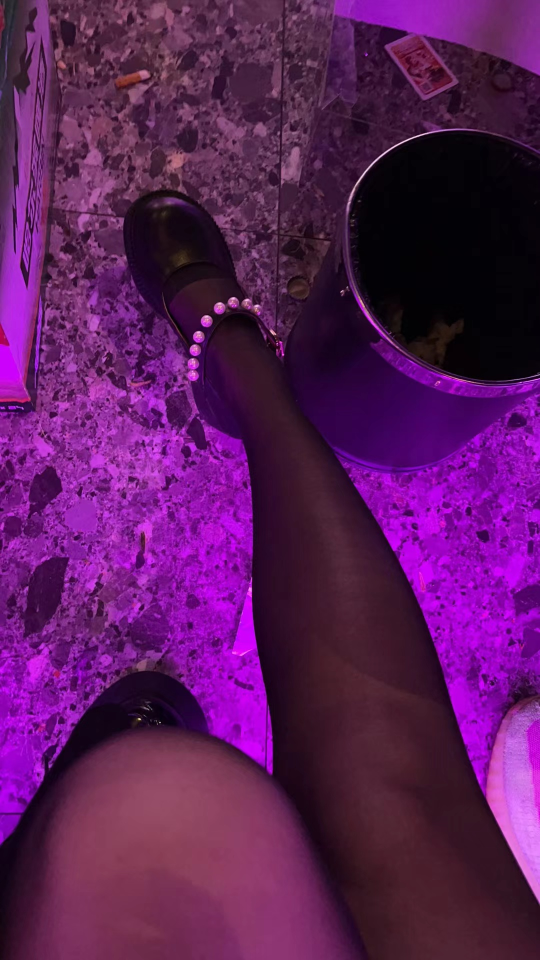
#> input picture 机器学习 - 副本/24.opencv/opencv图像处理/pantyhose.jpg, 1080 x 1920 px, found by its file name (shown at 1/2 size)
$ python '角点和关键点.py'   (older library calls are emulated)
#> lines starting #> are read from the running program, lines starting #| are printed output that depends on the picture; after the words box and inside, x2 and y2 are one past the last pixel; in counts of white or black regions, pixels touching at a corner belong together
#特征提取 找角点 关键点
import numpy as np
import matplotlib.pyplot as plt
import cv2 as cv
img = cv.imread('E:\c++\pantyhose.jpg')
#> img is the input picture: shape (1920, 1080, 3); mean B, G, R 90.5, 27.1, 91.3
'''harris'''
gray = cv.cvtColor(img, cv.COLOR_BGR2GRAY)#转黑白图像
gray = np.float32(gray)#harris只支持float32
dst = cv.cornerHarris(gray, 2, 3, 0.04)#调用harris
img[dst>0.0001*dst.max()] = [0, 0, 255]#把角点划为红色
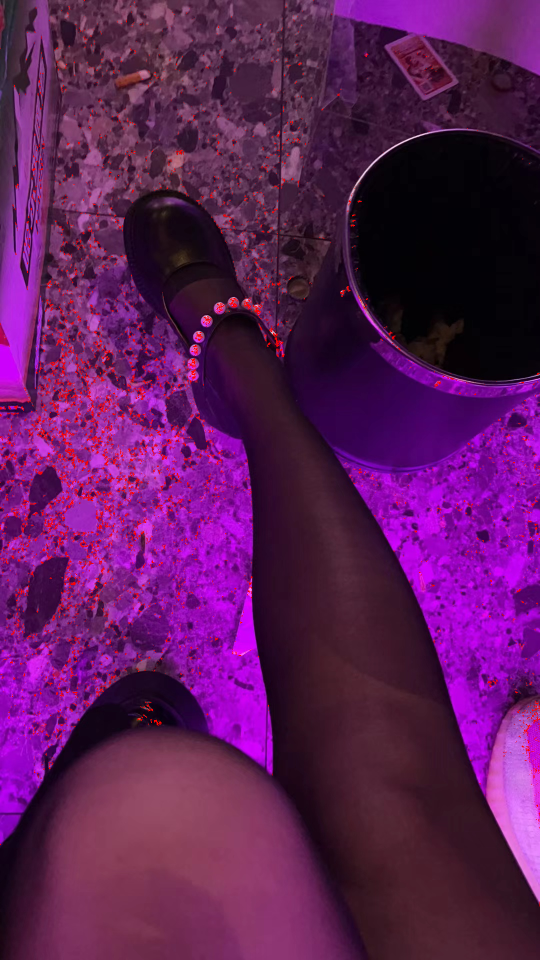
#> img: shape (1920, 1080, 3) (shown at 1/2 size); 1.56% of pixels changed, all inside (x1, y1, x2, y2) = (0, 0, 1080, 1813)
plt.figure(figsize=(10, 8), dpi=300)
plt.imshow(img[:, :, ::-1]), plt.title("jiaodian jiance")
plt.xticks([]),plt.yticks([])
plt.show()
'''shi-Tomasi'''
gray = cv.cvtColor(img,cv.COLOR_BGR2GRAY)
# 2 角点检测
corners = cv.goodFeaturesToTrack(gray, 1000, 0.01, 10)#shi-Tomasi
#> corners = 1000 rows, first 8: [545, 667], [415, 633], [512, 613], [397, 666], [684, 581], [496, 600], [698, 405], [466, 597]
# 3 绘制角点
for i in corners:
    x, y = i.ravel()
    x = np.int(x)
    y = np.int(y)
    cv.circle(img, (x, y), 5, (0, 0, 255), -1)
#> this loop made 1000 passes
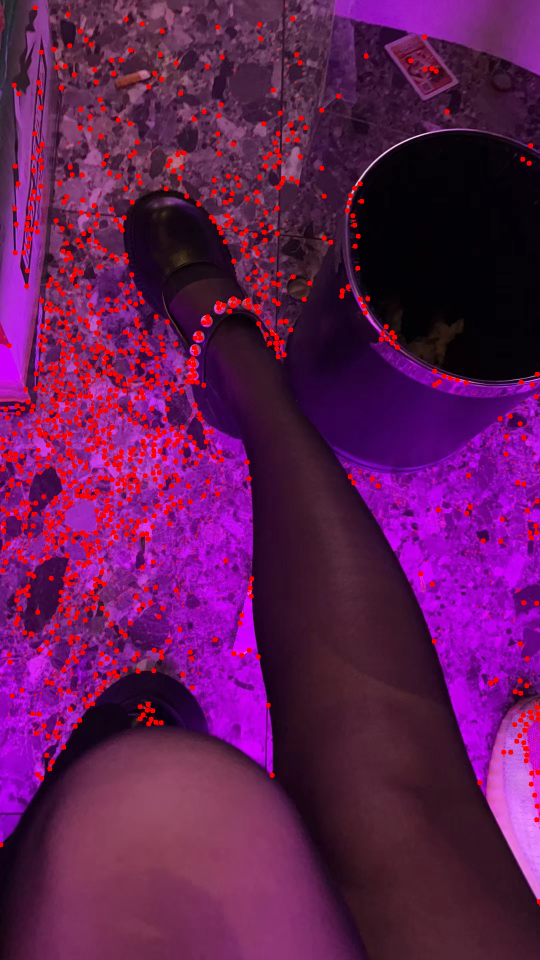
#> img: shape (1920, 1080, 3) (shown at 1/2 size); 3.29% of pixels changed, all inside (x1, y1, x2, y2) = (0, 10, 1080, 1809)
# 4 图像展示
plt.figure(figsize=(10,8),dpi=100)
plt.imshow(img[:,:,::-1]),plt.title('shi-tomasi角点检测')
plt.xticks([]), plt.yticks([])
plt.show()
'''SIFT算法'''
gray= cv.cvtColor(img, cv.COLOR_BGR2GRAY)
# 2 sift关键点检测
# 2.1 实例化sift对象
sift = cv.SIFT_create()#更新了 旧：sift = cv.xfeatures2d.SIFT_create()
# 2.2 关键点检测：kp关键点信息包括方向，尺度，位置信息，des是关键点的描述符
kp,des = sift.detectAndCompute(gray,None)
#> kp = 5788 keypoints; strongest (x, y, size): (705, 384, 4.1), (718, 360, 3.2), (714, 366, 2.2), (713, 369, 3.2)
# 2.3 在图像上绘制关键点的检测结果
cv.drawKeypoints(img,kp,img,flags=cv.DRAW_MATCHES_FLAGS_DRAW_RICH_KEYPOINTS)
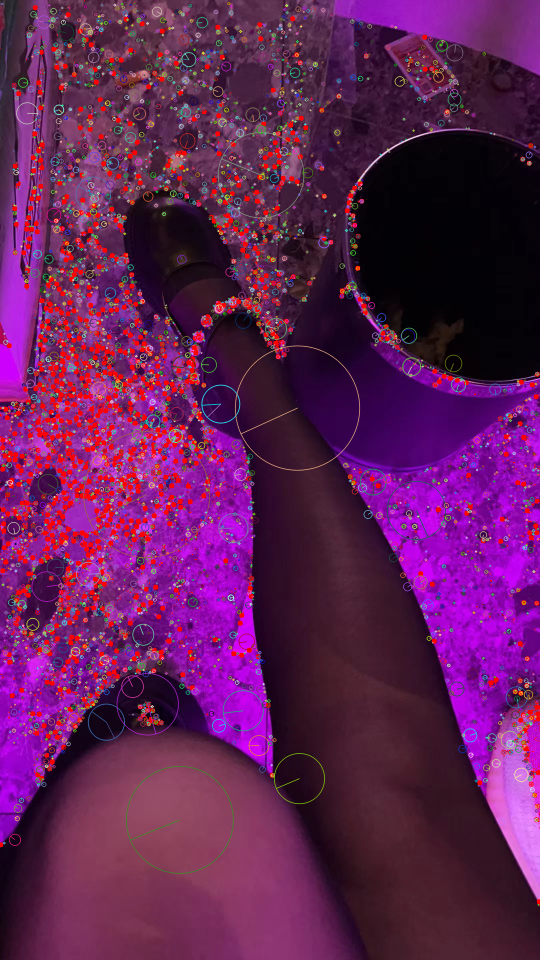
#> img: shape (1920, 1080, 3) (shown at 1/2 size); 10.07% of pixels changed, all inside (x1, y1, x2, y2) = (1, 3, 1080, 1812)
# 3 图像显示
plt.figure(figsize=(15,10),dpi=300)
plt.imshow(img[:,:,::-1]),plt.title('sift检测')
plt.xticks([]), plt.yticks([])
plt.show()
'''FAST算法'''
gray = cv.cvtColor(img, cv.COLOR_BGR2GRAY)#转黑白图像
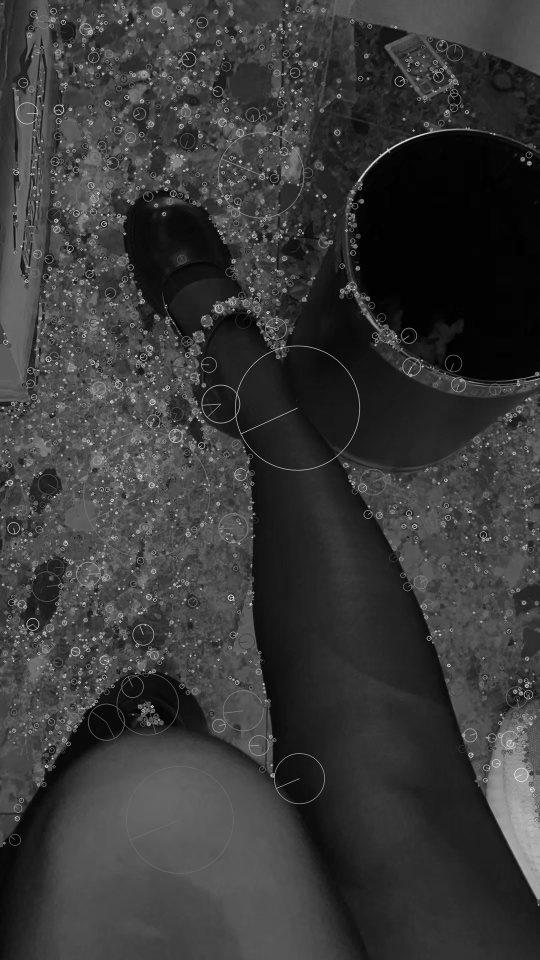
#> gray: shape (1920, 1080) (shown at 1/2 size); min 0, max 242, mean 56.9
fast = cv.FastFeatureDetector_create(threshold=20,nonmaxSuppression=True,type=cv.FAST_FEATURE_DETECTOR_TYPE_9_16)#实例化 获取FAST角点探测器
kp = fast.detect(img, None)#检测关键点
#> kp = 17341 keypoints; strongest (x, y, size): (306, 1412, 7), (419, 438, 7), (250, 466, 7), (250, 468, 7)
img2 = cv.drawKeypoints(img, kp, None, color=(0, 0, 255))
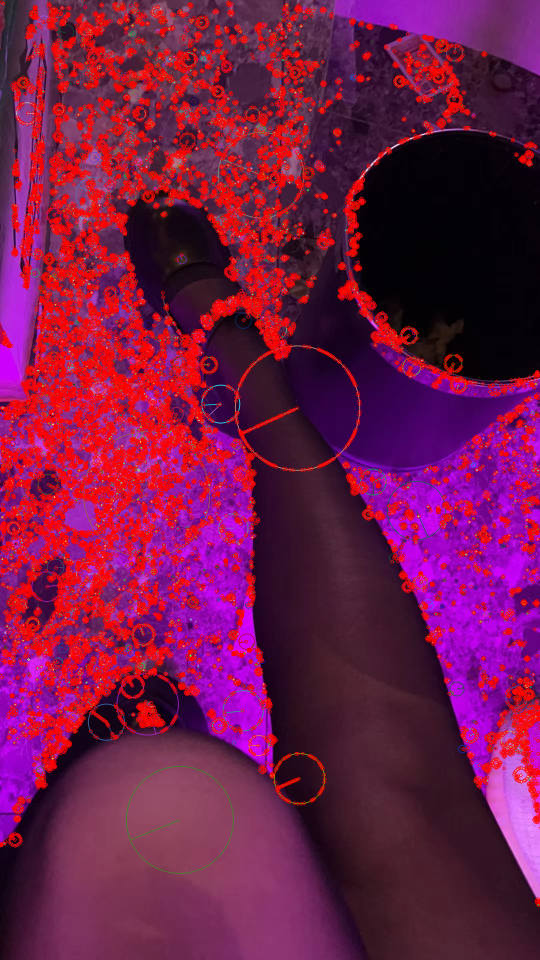
#> img2: shape (1920, 1080, 3) (shown at 1/2 size); mean B, G, R 72.2, 23.7, 114.8

print("Threshold: {}".format(fast.getThreshold()))
#| Threshold: 20
print("nonmaxSuppression:{}".format(fast.getNonmaxSuppression()))
#| nonmaxSuppression:True
print("neighborhood:{}".format(fast.getType()))
#| neighborhood:2
print("Total Keypoints with nonmaxSuppression: {}".format(len(kp)))
#| Total Keypoints with nonmaxSuppression: 17341

fast.setNonmaxSuppression(0)#2.5关闭非极大值抑制
kp = fast.detect(img, None)
#> kp = 66952 keypoints; strongest (x, y, size): (3, 4, 7), (456, 4, 7), (457, 4, 7), (458, 4, 7)
print( "Total Keypoints without nonmaxSuppression: {}".format(len(kp)))
#| Total Keypoints without nonmaxSuppression: 66952
#2.6绘制为进行非极大值抑制的结果
img3 = cv.drawKeypoints(img, kp, None, color=(0, 0, 255))
fig, axes = plt.subplots(nrows=1, ncols=2, figsize=(10, 8), dpi=100)
axes[0].imshow(img2[:, :, ::-1])
axes[0].set_title("jiaru加入非极大值抑制")
axes[1].imshow(img3[:, :, ::-1])
axes[1].set_title("weijia未加入非极大值抑制")
plt.show()
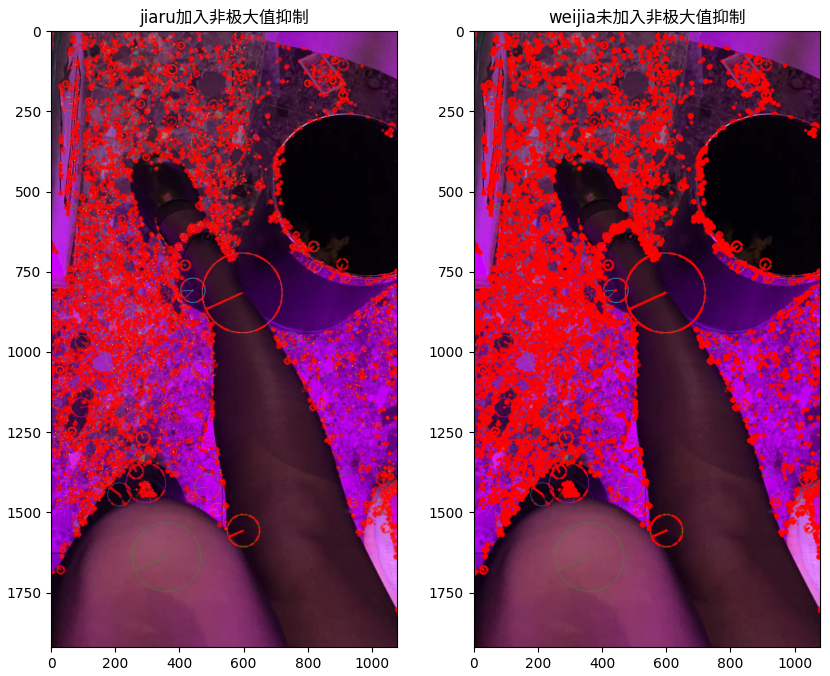
#> figure drawn by matplotlib, 2 panels
'''ORB算法'''
gray = cv.cvtColor(img, cv.COLOR_BGR2RGB)
# orb = cv.Xfeatures2d.orb_create(nfeatures=5000)
orb = cv.ORB_create(nfeatures=5000)
kp, des = orb.detectAndCompute(gray, None)
#> kp = 5000 keypoints; strongest (x, y, size): (509, 471, 31), (126, 43, 31), (109, 994, 31), (458, 1196, 31)
img2 = cv.drawKeypoints(img, kp, None, color=(0, 0, 255))
fig, axes = plt.subplots(nrows=1, ncols=2, figsize=(10, 8), dpi=300)
axes[0].imshow(img[:, :, ::-1])
axes[0].set_title('photo1')
axes[1].imshow(img2[:, :, ::-1])
axes[1].set_title('photo2')
plt.show()
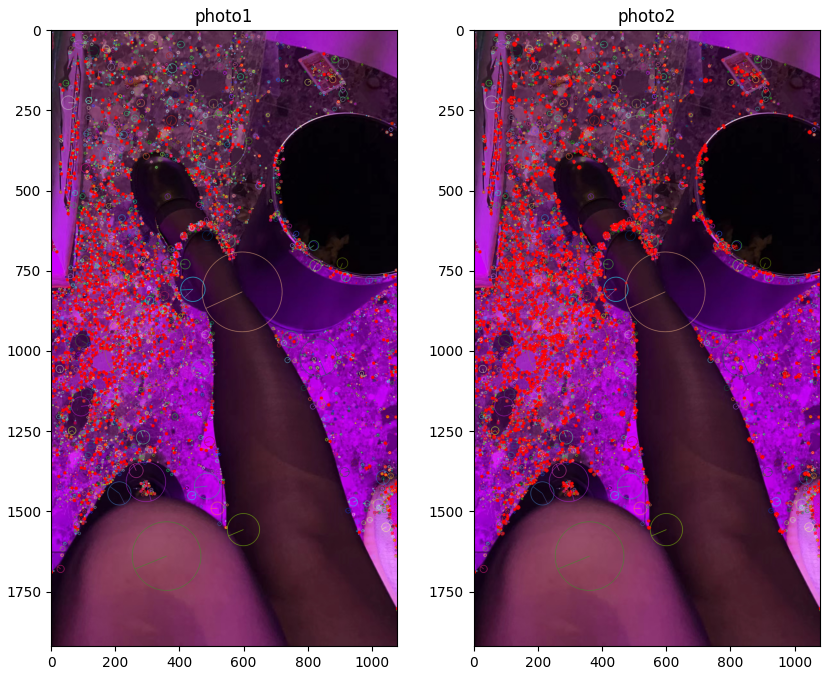
#> figure drawn by matplotlib, 2 panels

$ run again, with 机器学习 - 副本/24.opencv/opencv图像处理/mobanpipei.jpg copied over 机器学习 - 副本/24.opencv/opencv图像处理/pantyhose.jpg
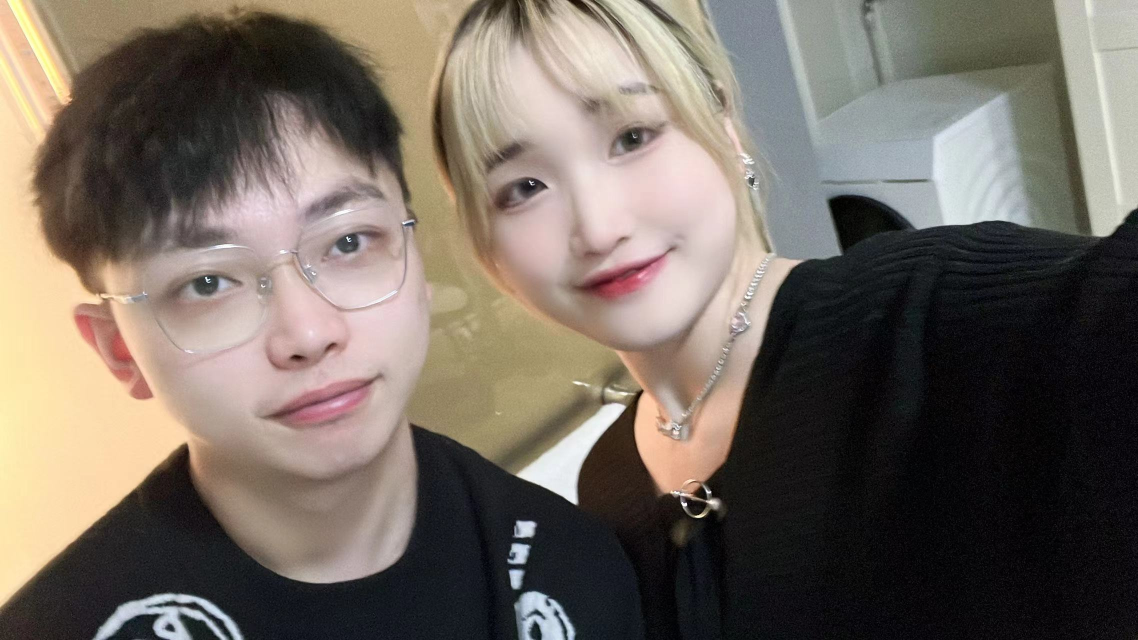
#> input picture 机器学习 - 副本/24.opencv/opencv图像处理/mobanpipei.jpg, 2276 x 1280 px, found by its file name (shown at 1/2 size)
#> img is the input picture: shape (1280, 2276, 3); mean B, G, R 97.3, 106.6, 116.4
#> corners = 1000 rows, first 8: [696, 421], [1349, 983], [1491, 320], [1482, 660], [569, 502], [1495, 644], [1352, 857], [1402, 1033]
#> the loop `for i in corners:` made 1000 passes
#> `kp,des = sift.detectAndCompute(gray,None)`: kp = 5936 keypoints; strongest (x, y, size): (1052, 1057, 21.5), (1114, 941, 66.5), (1031, 1157, 18.5), (96, 160, 6.5)
#> `gray = cv.cvtColor(img, cv.COLOR_BGR2GRAY)#转黑白图像`:
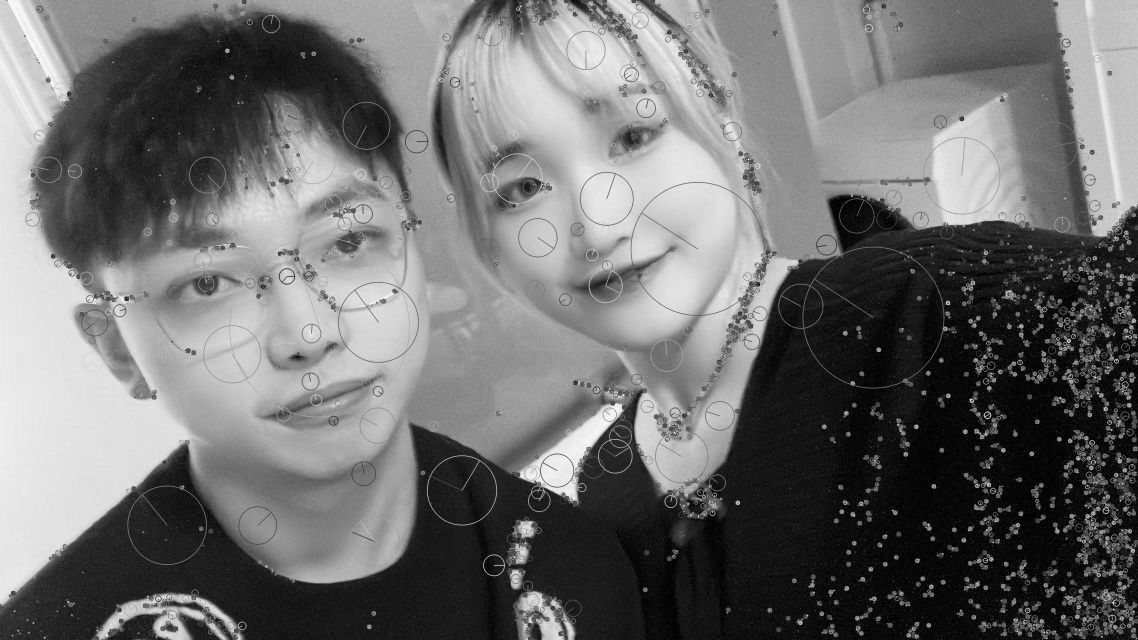
#> gray: shape (1280, 2276) (shown at 1/2 size); min 0, max 255, mean 110.2
#> `kp = fast.detect(img, None)#检测关键点`: kp = 20937 keypoints; strongest (x, y, size): (1708, 1031, 7), (1937, 1061, 7), (2227, 670, 7), (1978, 936, 7)
#| Threshold: 20
#| nonmaxSuppression:True
#| neighborhood:2
#| Total Keypoints with nonmaxSuppression: 20937
#> `kp = fast.detect(img, None)`: kp = 69706 keypoints; strongest (x, y, size): (483, 3, 7), (493, 3, 7), (1039, 3, 7), (1056, 3, 7)
#| Total Keypoints without nonmaxSuppression: 69706
#> `kp, des = orb.detectAndCompute(gray, None)`: kp = 5000 keypoints; strongest (x, y, size): (2234, 722, 31), (1349, 866, 31), (2187, 924, 31), (1975, 826, 31)
#> `plt.show()`:
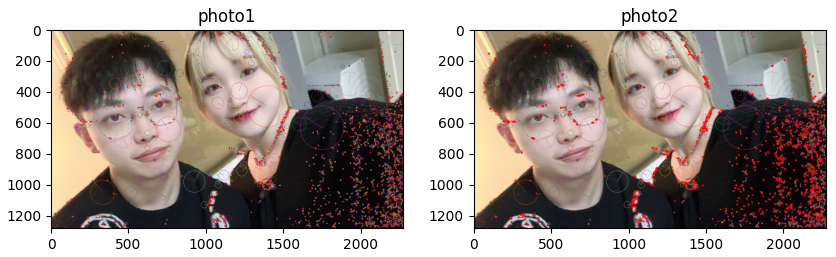
#> figure drawn by matplotlib, 2 panels
